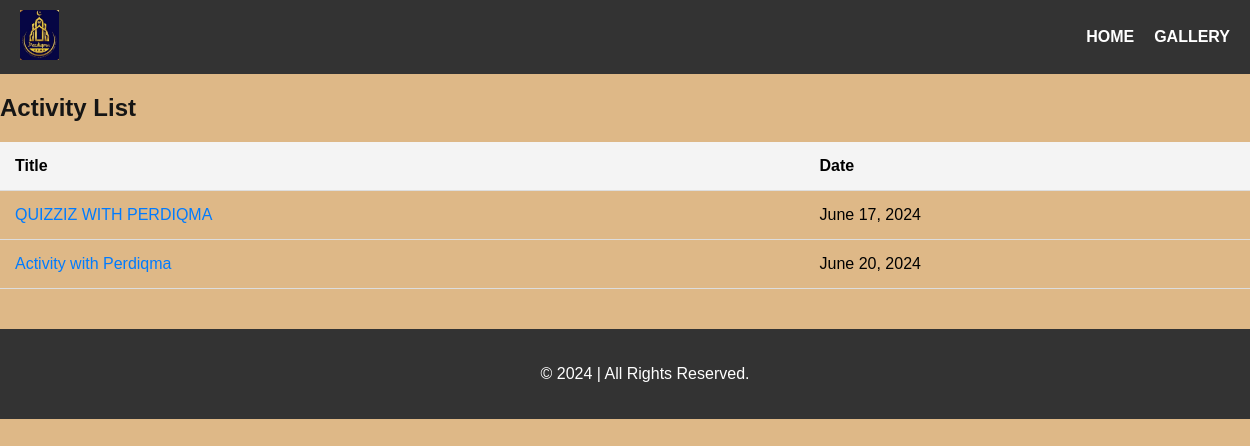
The app's page /perdiqma/activitylistuser with its own data.
### perdiqma_homepage/models.py (models this page shows, shortened)
class Activity(models.Model):
       title = models.CharField(max_length=200)
       description = models.TextField()
       date = models.DateField()
       members = models.ManyToManyField(Perdiqma, related_name='activities')
       created_by = models.ForeignKey(Perdiqmaadmin, on_delete=models.CASCADE)
       picture = models.ImageField(upload_to='activity_pictures/', blank=True, null=True)

### perdiqma_homepage/views.py (the view)
# urls.py: path('activitylistuser', views.activitylistuser, name='activitylistuser'),
def activitylistuser(request):
    activities = Activity.objects.all()
    return render(request, 'activitylistuser.html', {'activities': activities})

### perdiqma_homepage/templates/activitylistuser.html (shortened to what this page needs)
<!DOCTYPE html>
<html lang="en">
<head>
</head>
<body>
    <header>
        <div class="logo">
            {% load static %}<img src="{% static 'perdiqma3.jpg' %}" alt="PERDIQMA" class="img-size">
        </div>
        <nav id="nav">
            <span><a href="{% url 'index' %}">HOME</a></span>
            <span><a href="{% url 'gallery' %}">GALLERY</a></span>
        </nav>
    </header>
    <article>
        <div class="activity-list-container">
            <h1>Activity List</h1>
            <table>
                <thead>
                    <tr>
                        <th>Title</th>
                        <th>Date</th>
                    </tr>
                </thead>
                <tbody>
                    {% for activity in activities %}
                    <tr>
                        <td><a href="{% url 'activity_detailuser' activity.pk %}">{{ activity.title }}</a></td>
                        <td>{{ activity.date }}</td>
                    </tr>
                    {% endfor %}
                </tbody>
            </table>
        </div>
    </article>
    <footer>
        <p>&copy; 2024 | All Rights Reserved.</p>
    </footer>
</body>
</html>

### perdiqma_homepage/templates/activitylistuser.html (style rules this page uses)
body { background-color: burlywood; font-size: 16px; overflow-x: hidden; font-family: 'Cabin', sans-serif; margin: 0; padding: 0; }
h1, h2, h3, h4, h5, h6 { font-weight: 700; color: #151515; font-family: 'Quicksand', sans-serif; }
header { background-color: #333; padding: 10px 20px; display: flex; align-items: center; justify-content: space-between; color: #fff; }
header .logo img { height: 50px; }
header nav { display: flex; gap: 20px; }
header nav a { color: #fff; text-decoration: none; font-weight: 700; transition: color 0.3s ease; }
.activity-list-container table { width: 100%; border-collapse: collapse; }
.activity-list-container table th, .activity-list-container table td { padding: 15px; text-align: left; border-bottom: 1px solid #ddd; }
.activity-list-container table th { background-color: #f4f4f4; }
.activity-list-container table td a { color: #007bff; text-decoration: none; margin-right: 10px; }
footer { background-color: #333; color: #fff; padding: 20px; text-align: center; position: relative; bottom: 0; width: 100%; margin-top: 40px; }

### records on screen
Activity: title "QUIZZIZ WITH PERDIQMA", date "June 17, 2024"
Activity: title "Activity with Perdiqma", date "June 20, 2024"
